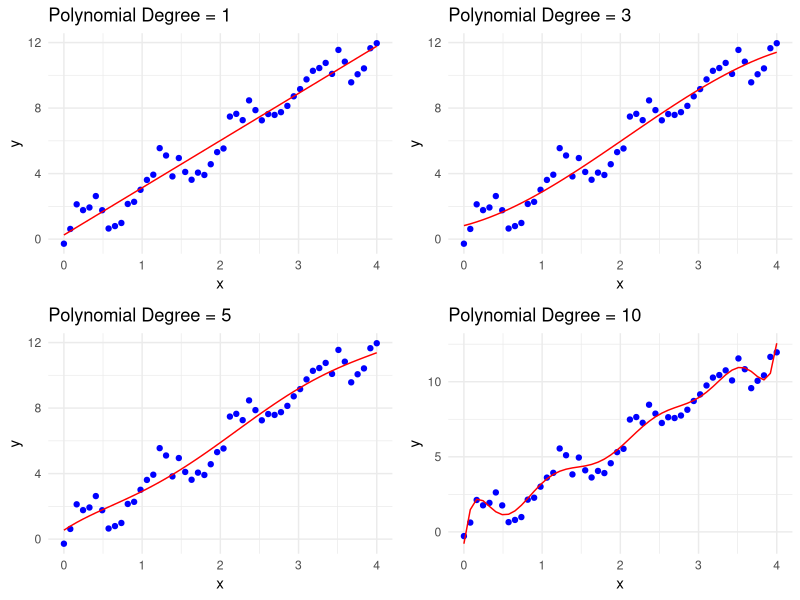

Here is the R script that generated this plot:
## ---- chunk 1

# Install and load the glmnet package
# install.packages("glmnet")
library(glmnet)

# Generate some sample data
set.seed(123)
x <- matrix(rnorm(100 * 20), 100, 20)
y <- rnorm(100)

# Split the data into training and testing sets
train_indices <- sample(1:100, 80)
x_train <- x[train_indices, ]
y_train <- y[train_indices]
x_test <- x[-train_indices, ]
y_test <- y[-train_indices]

# Standardize the predictors
x_train <- scale(x_train)
x_test <- scale(x_test)

# Ridge Regression
alpha_ridge <- 0  # 0 for Ridge regression
ridge_model <- cv.glmnet(x_train, y_train, alpha = alpha_ridge)

# Lasso Regression
alpha_lasso <- 1  # 1 for Lasso regression
lasso_model <- cv.glmnet(x_train, y_train, alpha = alpha_lasso)

# Predictions
ridge_pred <- predict(ridge_model, newx = x_test)
lasso_pred <- predict(lasso_model, newx = x_test)

# Evaluate performance on the test set (you can use different metrics based on your problem)
mse_ridge <- mean((ridge_pred - y_test)^2)
mse_lasso <- mean((lasso_pred - y_test)^2)

# Display results
cat("Ridge Regression MSE:", mse_ridge, "\n")
cat("Lasso Regression MSE:", mse_lasso, "\n")

# Display selected features for Lasso
lasso_features <- coef(lasso_model, s = "lambda.min")
selected_features <- which(lasso_features != 0)
cat("Selected Features for Lasso:", selected_features, "\n")

## ---- chunk 2
# Function to perform Ridge Regression using Gradient Descent
ridge_regression_gradient_descent <- function(X, y, alpha = 1, learning_rate = 0.01, epochs = 1000) {
  n <- nrow(X)
  p <- ncol(X)
  w <- rep(0, p)  # Initialize weights
  
  for (epoch in 1:epochs) {
    # Predictions
    y_pred <- X %*% w
    
    # Update weights using gradient descent with Ridge penalty
    gradient <- (t(X) %*% (y_pred - y) + alpha * w) / n
    w <- w - learning_rate * gradient
    
    # Display progress every 100 epochs
    if (epoch %% 100 == 0) {
      cost <- mean((y_pred - y)^2) + alpha * sum(w^2)
      cat("Epoch:", epoch, "  Cost:", cost, "\n")
    }
  }
  
  return(w)
}

# Example usage:
set.seed(123)
X <- matrix(rnorm(100 * 5), 100, 5)
y <- X[,1] + 2 * X[,2] + rnorm(100)
ridge_weights <- ridge_regression_gradient_descent(X, y, alpha = 0.1)
cat("Ridge Regression Weights:", ridge_weights, "\n")


## ---- chunk 3
# Install and load necessary packages
# install.packages("ggplot2")
library(ggplot2)

# Function to generate synthetic data
generate_data <- function(n, noise_sd = 0.5) {
  set.seed(123)
  x <- seq(0, 4, length.out = n)
  y <- 3 * x + sin(2 * pi * x) + rnorm(n, sd = noise_sd)
  return(data.frame(x = x, y = y))
}

# Function to fit polynomial regression models
fit_polynomial <- function(data, degree) {
  formula <- as.formula(paste("y ~ poly(x, degree = ", degree, ")"))
  model <- lm(formula, data = data)
  return(model)
}

# Function to plot the data and regression model
plot_regression <- function(data, model, title) {
  ggplot(data, aes(x, y)) +
    geom_point(color = "blue") +
    geom_line(aes(y = predict(model, newdata = data)), color = "red") +
    ggtitle(title) +
    theme_minimal()
}

# Generate synthetic data
data <- generate_data(50)

# Set different polynomial degrees to test
degrees <- c(1, 3, 5, 10)

# Plot regression models of different degrees
plots <- lapply(degrees, function(degree) {
  model <- fit_polynomial(data, degree)
  title <- paste("Polynomial Degree =", degree)
  plot_regression(data, model, title)
})

# Display plots side by side
library(gridExtra)
grid.arrange(grobs = plots, ncol = 2)

